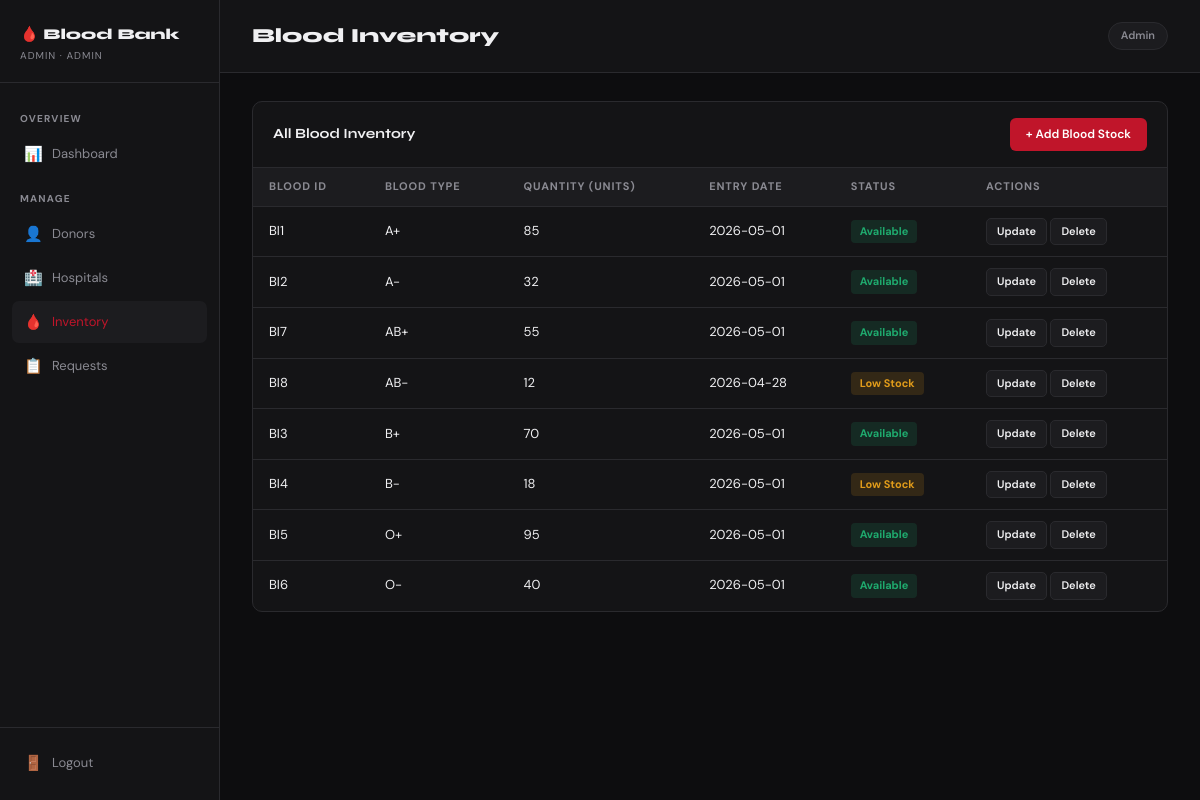
Screenshot of /admin/inventory (signed in) with the database file from the repository.
### tables this page shows
CREATE TABLE blood_inventory (
        BloodId INTEGER PRIMARY KEY AUTOINCREMENT,
        BloodType TEXT, Quantity INTEGER, EntryDate TEXT,
        status TEXT DEFAULT 'Available'
    );

### app.py (the view)
@app.route('/admin/inventory')
@admin_required
def admin_inventory():
    msg = request.args.get('msg','')
    db  = get_db()
    inventory = db.execute("SELECT * FROM blood_inventory ORDER BY BloodType").fetchall()
    db.close()
    return render_template('admin/inventory.html', inventory=inventory, msg=msg)

### app.py (called while the page is built)
def get_db():
    conn = sqlite3.connect(DB)
    conn.row_factory = sqlite3.Row
    return conn

def admin_required(f):
    from functools import wraps
    @wraps(f)
    def decorated(*args, **kwargs):
        if session.get('role') != 'admin':
            return redirect(url_for('login'))
        return f(*args, **kwargs)
    return decorated

### templates/admin/inventory.html (shortened to what this page needs)
{% extends 'admin/base.html' %}
{% block admin_content %}
<div class="topbar"><h2>Blood Inventory</h2><span class="tag">Admin</span></div>
<div class="page-content">
  <div class="table-section">
    <div class="table-header">
      <h3>All Blood Inventory</h3>
      <a href="{{ url_for('add_inventory') }}" class="btn-add">+ Add Blood Stock</a>
    </div>
    <div class="table-wrap">
      <table>
        <thead><tr><th>Blood ID</th><th>Blood Type</th><th>Quantity (units)</th><th>Entry Date</th><th>Status</th><th>Actions</th></tr></thead>
        <tbody>
          {% for row in inventory %}
          <tr>
            <td>BI{{ row['BloodId'] }}</td>
            <td>{{ row['BloodType'] }}</td>
            <td>{{ row['Quantity'] }}</td>
            <td>{{ row['EntryDate'] }}</td>
            <td><span class="badge {{ 'available' if row['status']=='Available' else 'low' }}">{{ row['status'] }}</span></td>
            <td>
              <a href="{{ url_for('edit_inventory', bid=row['BloodId']) }}" class="btn-action">Update</a>
              <a href="{{ url_for('delete_inventory', bid=row['BloodId']) }}" class="btn-action danger"
                 onclick="return confirm('Delete this entry?')">Delete</a>
            </td>
          </tr>
          {% endfor %}
        </tbody>
      </table>
    </div>
  </div>
</div>
{% endblock %}

### static/css/style.css (style rules this page uses)
:root { --red: #c0152a; --red-dark: #8b0d1e; --red-bright: #e8192f; --bg: #0d0d0f; --surface: #141416; --surface2: #1c1c1f; --border: #2a2a2e; --text: #f0f0f2; --muted: #8a8a92; --green: #1faa6e; --amber: #e09b1a; --blue: #2563eb; --font-display: 'Syne', sans-serif; --font-body: 'DM Sans', sans-serif; --radius: 10px; }
* { margin:0; padding:0; box-sizing:border-box; }
body { font-family: var(--font-body); background: var(--bg); color: var(--text); font-size: 14px; line-height: 1.6; }
a { color: inherit; text-decoration: none; }
.btn-add { display: inline-flex; align-items: center; gap: 6px; padding: 7px 16px; background: var(--red); color: #fff; border-radius: 6px; font-size: 12px; font-weight: 600; transition: background .2s; }
.btn-action { display: inline-block; padding: 4px 10px; border-radius: 5px; font-size: 11px; font-weight: 600; background: var(--surface2); color: var(--text); border: 1px solid var(--border); cursor: pointer; transition: all .15s; }
.topbar { display: flex; align-items: center; justify-content: space-between; padding: 20px 32px; border-bottom: 1px solid var(--border); background: var(--surface); }
.topbar h2 { font-family: var(--font-display); font-size: 20px; font-weight: 800; }
.tag { background: var(--surface2); border: 1px solid var(--border); border-radius: 20px; padding: 4px 12px; font-size: 11px; font-weight: 600; color: var(--muted); }
.page-content { padding: 28px 32px; }
.table-section { background: var(--surface); border: 1px solid var(--border); border-radius: var(--radius); overflow: hidden; margin-bottom: 24px; }
.table-header { display: flex; align-items: center; justify-content: space-between; padding: 16px 20px; border-bottom: 1px solid var(--border); }
.table-header h3 { font-family: var(--font-display); font-size: 14px; font-weight: 700; }
.table-wrap { overflow-x: auto; }
table { width: 100%; border-collapse: collapse; }
thead tr { border-bottom: 1px solid var(--border); background: var(--surface2); }
th { padding: 10px 16px; font-size: 11px; font-weight: 700; letter-spacing: .08em; text-transform: uppercase; color: var(--muted); text-align: left; white-space: nowrap; }
td { padding: 11px 16px; font-size: 13px; border-bottom: 1px solid var(--border); white-space: nowrap; }
tbody tr:last-child td { border-bottom: none; }
.badge { display: inline-block; padding: 3px 9px; border-radius: 4px; font-size: 11px; font-weight: 700; }
.badge.available { background: rgba(31,170,110,.15); color: var(--green); }
.badge.low { background: rgba(224,155,26,.15); color: var(--amber); }

### rows the page displays
blood_inventory: BloodId "1", BloodType "A+", Quantity "85", EntryDate "2026-05-01", status "Available"
blood_inventory: BloodId "2", BloodType "A-", Quantity "32", EntryDate "2026-05-01", status "Available"
blood_inventory: BloodId "7", BloodType "AB+", Quantity "55", EntryDate "2026-05-01", status "Available"
blood_inventory: BloodId "8", BloodType "AB-", Quantity "12", EntryDate "2026-04-28", status "Low Stock"
blood_inventory: BloodId "3", BloodType "B+", Quantity "70", EntryDate "2026-05-01", status "Available"
blood_inventory: BloodId "4", BloodType "B-", Quantity "18", EntryDate "2026-05-01", status "Low Stock"
blood_inventory: BloodId "5", BloodType "O+", Quantity "95", EntryDate "2026-05-01", status "Available"
blood_inventory: BloodId "6", BloodType "O-", Quantity "40", EntryDate "2026-05-01", status "Available"

### other values shown
{{ session.get('admin_username','Admin') }} "ADMIN"
